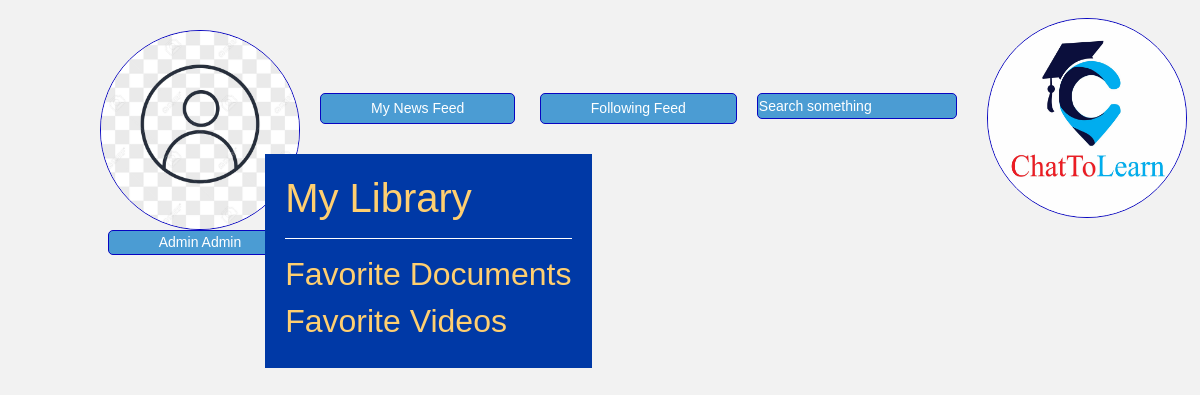
Page /my_library (signed in) on the earlier database version.
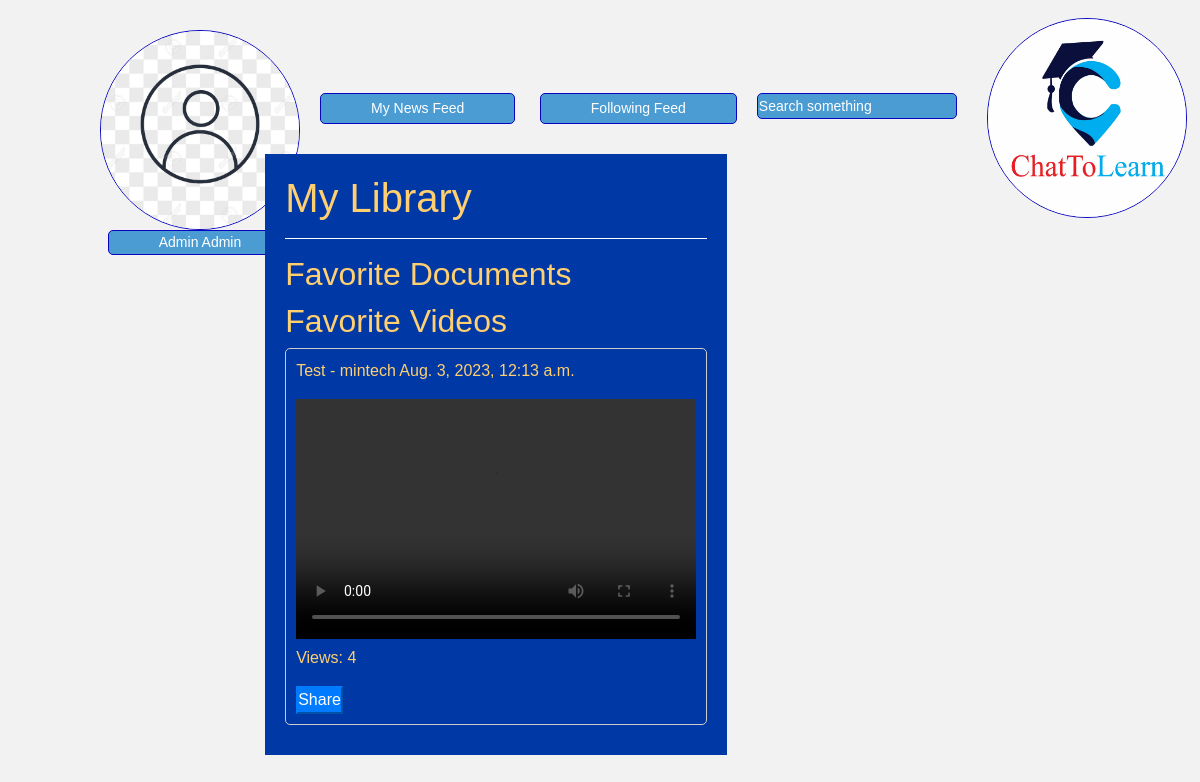
Same page on the later database version.
### minsocial/models.py (models this page shows, shortened)
class User(AbstractUser):
    profile_pics = models.ImageField(upload_to='profile_pics/', null=True, blank=True)
    phone_number = models.CharField(max_length=20, null=True, blank=True)
    about = models.TextField(null=True, blank=True)

class FavoriteVideo(models.Model):
    user = models.ForeignKey(User, on_delete=models.CASCADE)
    video = models.ForeignKey('Video', on_delete=models.CASCADE)

class Video(models.Model):
    title = models.CharField(max_length=100)
    category = models.ForeignKey(LibraryCategory, on_delete=models.CASCADE, blank=True, null=True)
    file = models.FileField(upload_to='library/videos/')
    views = models.PositiveIntegerField(default=0)
    viewers_ip = models.TextField(blank=True)
    upload_date = models.DateTimeField(auto_now_add=True)
    uploader = models.ForeignKey(User, on_delete=models.CASCADE)

### minsocial/views.py (the view)
# urls.py: path("my_library", views.my_library, name="my_library"),
def my_library(request):
    if not request.user.is_authenticated:
        return render(request, "network/error.html")
    user = request.user
    favorite_documents = FavoriteDocument.objects.filter(user=user)
    favorite_videos = FavoriteVideo.objects.filter(user=user)
    return render(request, 'network/my_library.html', {
        'favorite_documents': favorite_documents,
        'favorite_videos': favorite_videos,
    })

### minsocial/templates/network/my_library.html (shortened to what this page needs)
{% extends "network/layout.html" %}
{% block body %}
{% include 'network/sidebar.html' %}
<div class="content">
    <div class="post">
        <div style="margin-top: -110px; z-index: 2000; position: absolute; background-color: #0039a6;" class="announcement-button" class="card">
            <div style="color: #FFCF70;" class="card-body">
<h1>My Library</h1>
<hr style="border-color: white;">
<h2>Favorite Documents</h2>
<h2>Favorite Videos</h2>
{% for favorite_video in favorite_videos %}
<div class="video-border">
    <p>{{ favorite_video.video.title }} - {{ favorite_video.video.uploader.username }} {{favorite_video.video.upload_date}}</p>
    <video width="400" height="240" controls>
        <source src="{{ favorite_video.video.file.url }}" type="video/mp4">
        <source src="{{ favorite_video.video.file.webm }}" type="video/webm">
        <source src="{{ favorite_video.video.file.ogg }}" type="video/ogg">
    </video>
    <p>Views: {{ favorite_video.video.views }}</p>
    <button class="btn-primary" onclick="shareFile('https:\//mintechy.pythonanywhere.com{{ favorite_video.video.file.url }}')">Share</button>
</div>
{% endfor %}
</div>
</div>
    </div>
</div>
{% include "network/share.html" %}
{% endblock %}

### minsocial/templates/network/layout.html (shortened to what this page needs)
{% load static %}
<!DOCTYPE html>
<html lang="en">
<head>
    <link rel="stylesheet" href="https://stackpath.bootstrapcdn.com/bootstrap/4.4.1/css/bootstrap.min.css"
>
    <link href="{% static 'network/styles.css' %}" rel="stylesheet">
    <link rel="stylesheet" href="https://cdnjs.cloudflare.com/ajax/libs/font-awesome/4.7.0/css/font-awesome.min.css">
</head>
<body id="body">
    <div class="body">
        {% block body %}{% endblock %}
</body>
</html>

### minsocial/templates/network/sidebar.html (shortened to what this page needs)
{% if user.is_authenticated %}
    <div class="head-shot">
    </div>
    {% endif %}
<div class="index-container">
    <div class="profile-container">
        {% if user.profile_pics %}
            <a href="{% url 'profile' user_id=user.id %}">
                <img src="{{ user.profile_pics.url }}" class="index-circle-image">
            </a>
        {% else %}
            <a href="{% url 'profile' user_id=user.id %}">
                <img src="/media/post_image/nodp.jpg" class="index-circle-image">
            </a>
        {% endif %}
        <button class="profile-button">{{ user.first_name }} {{user.last_name}}</button>
    </div>
    <div class="button-container">
      <div class="feed-and-search-button">
        <div class="feed-buttons">
            <button class="feed-button">My News Feed</button>
            <button class="feed-button">Following Feed</button>
        </div>
        <div class="search-form">
            <form action="{% url 'search' %}" method="get">
                <input style="padding: 0.5%;" class="feed-button" type="text" name="q" placeholder="Search something" />
            </form>
        </div>
    </div>
    </div>
    <div class="chatlogo-container">
        <img src="media/post_image/chatlogo.jpg" alt="Chat Logo" class="index-circle-image">
    </div>
</div>
    <div class="container">
        <div class="nav-item">
            <button id="menu-link" class="nav-link menu-link">Open Menu</button>
        </div>

### minsocial/templates/network/share.html (shortened to what this page needs)
</div>
</div>

### minsocial/static/network/styles.css (style rules this page uses)
body { font-family: Arial, sans-serif; margin: 0; padding: 0; z-index: 2000; background-color: #f2f2f2; }
.search-form { margin-bottom: 20px; }
.search-form input[type="text"] { padding: 5px; width: 200px; }
* { margin: 0; padding: 0; box-sizing: border-box; }
@media screen and (min-width: 769px) { .index-container { margin: 0 ; } }
.card-body { color: black }
.container { margin-bottom: 20px; }
.video-border { border: 1px solid #ccc; border-radius: 5px; padding: 10px; margin-bottom: 10px; }
.index-container { position: fixed; display: flex; z-index: 1000; margin-top: 30px; align-items: center; margin-left: 400px; }
.profile-container { display: flex; flex-direction: column; align-items: center; margin-left: -300px; }
.button-container { display: flex; flex-direction: column; align-items: center; margin-top: 20px; }
.chatlogo-container { margin-top: -50px; margin-left: 30px; }
.index-circle-image { width: 200px; height: 200px; border: 0.5px solid #0805c1; border-radius: 50%; overflow: hidden; }
.profile-button { background-color: #4B9CD3; border: 0.5px solid #0805c1; border-radius: 5px; padding: 1px 50px; color: white; font-size: 14px; font-family: Arial, sans-serif; }
.feed-button::placeholder { color: white; }
.feed-button, .search-button, .thought-button { background-color: #4B9CD3; border: 0.5px solid #0805c1; cursor: pointer; color: white; border-radius: 5px; padding: 4px 50px; margin-left: 20px; font-size: 14px; font-family: Arial, sans-serif; }
.feed-and-search-button { display: flex; }
.feed-buttons { flex: 6; }
.search-form { flex: 2; }
a { color: inherit; text-decoration: none; }
.container { display: flex; }
.content { flex: 1; margin-top: 22%; padding: 10px; box-sizing: border-box; margin-left: 120px; width: 200%; }
.post { padding: 10px; margin-bottom: 20px; }
.menu-link { cursor: pointer; margin-top: 280px; background-color: #4B9CD3; border: 0.5px solid #0805c1; cursor: pointer; color: white; border-radius: 5px; padding: 4px 50px; margin-left: -95px; font-size: 14px; font-family: Arial, sans-serif; }

Differences in the rows shown:
added FavoriteVideo: video "Test", video.uploader.username "mintech", video.upload_date "Aug. 3, 2023, 12:13 a.m.", video.views "4"
